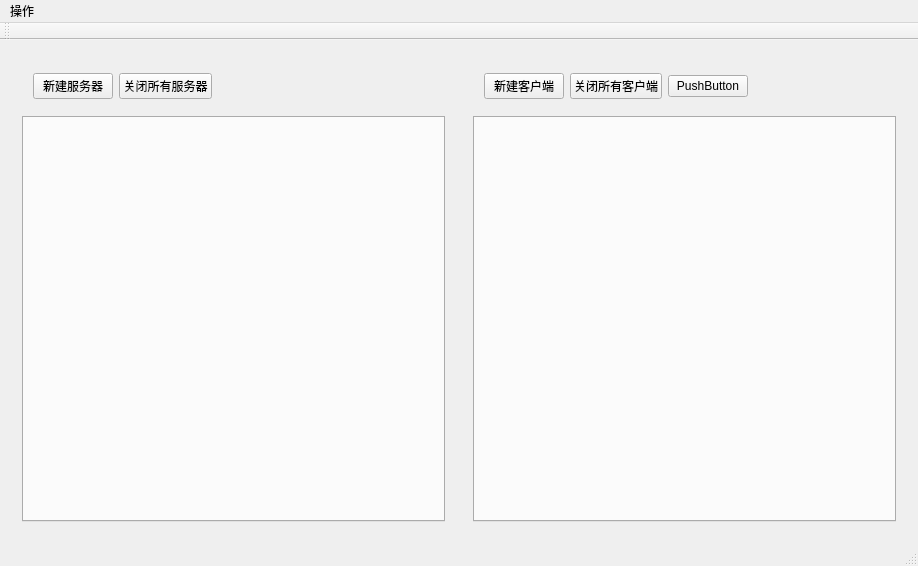
<?xml version="1.0" encoding="UTF-8"?>
<ui version="4.0">
 <class>MyMainWindow</class>
 <widget class="QMainWindow" name="MyMainWindow">
  <property name="geometry">
   <rect>
    <x>0</x>
    <y>0</y>
    <width>918</width>
    <height>542</height>
   </rect>
  </property>
  <property name="windowTitle">
   <string>MyMainWindow</string>
  </property>
  <widget class="QWidget" name="centralWidget">
   <layout class="QGridLayout" name="gridLayout_5">
    <item row="0" column="0">
     <widget class="QWidget" name="widget" native="true">
      <layout class="QGridLayout" name="gridLayout_2">
       <item row="0" column="0">
        <widget class="QWidget" name="widget_3" native="true">
         <layout class="QGridLayout" name="gridLayout">
          <item row="0" column="0">
           <widget class="QPushButton" name="buttonNewServer">
            <property name="text">
             <string>新建服务器</string>
            </property>
           </widget>
          </item>
          <item row="0" column="1">
           <widget class="QPushButton" name="buttonCloseServer">
            <property name="text">
             <string>关闭所有服务器</string>
            </property>
           </widget>
          </item>
         </layout>
        </widget>
       </item>
       <item row="0" column="1">
        <spacer name="horizontalSpacer">
         <property name="orientation">
          <enum>Qt::Horizontal</enum>
         </property>
         <property name="sizeHint" stdset="0">
          <size>
           <width>229</width>
           <height>20</height>
          </size>
         </property>
        </spacer>
       </item>
       <item row="1" column="0" colspan="2">
        <widget class="QTabWidget" name="tabWidgetServer">
         <property name="minimumSize">
          <size>
           <width>423</width>
           <height>406</height>
          </size>
         </property>
         <property name="currentIndex">
          <number>-1</number>
         </property>
        </widget>
       </item>
      </layout>
     </widget>
    </item>
    <item row="0" column="1">
     <widget class="QWidget" name="widget_2" native="true">
      <layout class="QGridLayout" name="gridLayout_4">
       <item row="0" column="0">
        <widget class="QWidget" name="widget_4" native="true">
         <layout class="QGridLayout" name="gridLayout_3">
          <item row="0" column="0">
           <widget class="QPushButton" name="buttonNewClient">
            <property name="text">
             <string>新建客户端</string>
            </property>
           </widget>
          </item>
          <item row="0" column="1">
           <widget class="QPushButton" name="buttonCloseClient">
            <property name="text">
             <string>关闭所有客户端</string>
            </property>
           </widget>
          </item>
          <item row="0" column="2">
           <widget class="QPushButton" name="buttonTest">
            <property name="text">
             <string>PushButton</string>
            </property>
           </widget>
          </item>
         </layout>
        </widget>
       </item>
       <item row="0" column="1">
        <spacer name="horizontalSpacer_2">
         <property name="orientation">
          <enum>Qt::Horizontal</enum>
         </property>
         <property name="sizeHint" stdset="0">
          <size>
           <width>229</width>
           <height>20</height>
          </size>
         </property>
        </spacer>
       </item>
       <item row="1" column="0" colspan="2">
        <widget class="QTabWidget" name="tabWidgetClient">
         <property name="minimumSize">
          <size>
           <width>423</width>
           <height>406</height>
          </size>
         </property>
         <property name="currentIndex">
          <number>-1</number>
         </property>
        </widget>
       </item>
      </layout>
     </widget>
    </item>
   </layout>
  </widget>
  <widget class="QMenuBar" name="menuBar">
   <property name="geometry">
    <rect>
     <x>0</x>
     <y>0</y>
     <width>918</width>
     <height>23</height>
    </rect>
   </property>
   <widget class="QMenu" name="menu">
    <property name="title">
     <string>操作</string>
    </property>
    <addaction name="actionQuit"/>
   </widget>
   <addaction name="menu"/>
  </widget>
  <widget class="QToolBar" name="mainToolBar">
   <attribute name="toolBarArea">
    <enum>TopToolBarArea</enum>
   </attribute>
   <attribute name="toolBarBreak">
    <bool>false</bool>
   </attribute>
  </widget>
  <widget class="QStatusBar" name="statusBar"/>
  <action name="actionQuit">
   <property name="text">
    <string>退出</string>
   </property>
  </action>
 </widget>
 <layoutdefault spacing="6" margin="11"/>
 <resources/>
 <connections/>
</ui>
